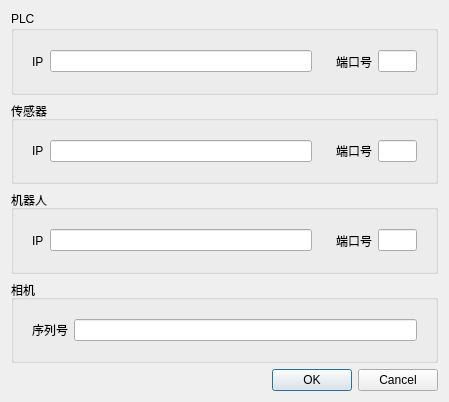
<?xml version="1.0" encoding="UTF-8"?>
<ui version="4.0">
 <class>ConnectSettings</class>
 <widget class="QDialog" name="ConnectSettings">
  <property name="geometry">
   <rect>
    <x>0</x>
    <y>0</y>
    <width>449</width>
    <height>402</height>
   </rect>
  </property>
  <property name="windowTitle">
   <string>Dialog</string>
  </property>
  <layout class="QVBoxLayout" name="verticalLayout">
   <item>
    <widget class="QGroupBox" name="groupBox">
     <property name="title">
      <string>PLC</string>
     </property>
     <layout class="QHBoxLayout" name="horizontalLayout_3" stretch="3,1">
      <item>
       <widget class="QWidget" name="widget" native="true">
        <layout class="QHBoxLayout" name="horizontalLayout">
         <item>
          <widget class="QLabel" name="label">
           <property name="text">
            <string>IP</string>
           </property>
          </widget>
         </item>
         <item>
          <widget class="QLineEdit" name="lineEdit_PLC_Connect_IP"/>
         </item>
        </layout>
       </widget>
      </item>
      <item>
       <widget class="QWidget" name="widget_2" native="true">
        <layout class="QHBoxLayout" name="horizontalLayout_2">
         <item>
          <widget class="QLabel" name="label_2">
           <property name="text">
            <string>端口号</string>
           </property>
          </widget>
         </item>
         <item>
          <widget class="QLineEdit" name="lineEdit_PLC_Connect_Port"/>
         </item>
        </layout>
       </widget>
      </item>
     </layout>
    </widget>
   </item>
   <item>
    <widget class="QGroupBox" name="groupBox_2">
     <property name="title">
      <string>传感器</string>
     </property>
     <layout class="QHBoxLayout" name="horizontalLayout_4" stretch="3,1">
      <item>
       <widget class="QWidget" name="widget_3" native="true">
        <layout class="QHBoxLayout" name="horizontalLayout_5">
         <item>
          <widget class="QLabel" name="label_3">
           <property name="text">
            <string>IP</string>
           </property>
          </widget>
         </item>
         <item>
          <widget class="QLineEdit" name="lineEdit_Sensor_Connect_IP"/>
         </item>
        </layout>
       </widget>
      </item>
      <item>
       <widget class="QWidget" name="widget_4" native="true">
        <layout class="QHBoxLayout" name="horizontalLayout_6">
         <item>
          <widget class="QLabel" name="label_4">
           <property name="text">
            <string>端口号</string>
           </property>
          </widget>
         </item>
         <item>
          <widget class="QLineEdit" name="lineEdit_Sensor_Connect_Port"/>
         </item>
        </layout>
       </widget>
      </item>
     </layout>
    </widget>
   </item>
   <item>
    <widget class="QGroupBox" name="groupBox_4">
     <property name="title">
      <string>机器人</string>
     </property>
     <layout class="QHBoxLayout" name="horizontalLayout_10" stretch="3,1">
      <item>
       <widget class="QWidget" name="widget_7" native="true">
        <layout class="QHBoxLayout" name="horizontalLayout_11">
         <item>
          <widget class="QLabel" name="label_7">
           <property name="text">
            <string>IP</string>
           </property>
          </widget>
         </item>
         <item>
          <widget class="QLineEdit" name="lineEdit_Robot_Connect_IP"/>
         </item>
        </layout>
       </widget>
      </item>
      <item>
       <widget class="QWidget" name="widget_8" native="true">
        <layout class="QHBoxLayout" name="horizontalLayout_12">
         <item>
          <widget class="QLabel" name="label_8">
           <property name="text">
            <string>端口号</string>
           </property>
          </widget>
         </item>
         <item>
          <widget class="QLineEdit" name="lineEdit_Robot_Connect_Port"/>
         </item>
        </layout>
       </widget>
      </item>
     </layout>
    </widget>
   </item>
   <item>
    <widget class="QGroupBox" name="groupBox_3">
     <property name="title">
      <string>相机</string>
     </property>
     <layout class="QHBoxLayout" name="horizontalLayout_7" stretch="3">
      <item>
       <widget class="QWidget" name="widget_5" native="true">
        <layout class="QHBoxLayout" name="horizontalLayout_8">
         <item>
          <widget class="QLabel" name="label_5">
           <property name="text">
            <string>序列号</string>
           </property>
          </widget>
         </item>
         <item>
          <widget class="QLineEdit" name="lineEdit_Camera_Connect_IP"/>
         </item>
        </layout>
       </widget>
      </item>
     </layout>
    </widget>
   </item>
   <item>
    <widget class="QDialogButtonBox" name="buttonBox">
     <property name="standardButtons">
      <set>QDialogButtonBox::Cancel|QDialogButtonBox::Ok</set>
     </property>
    </widget>
   </item>
  </layout>
 </widget>
 <resources/>
 <connections/>
</ui>
